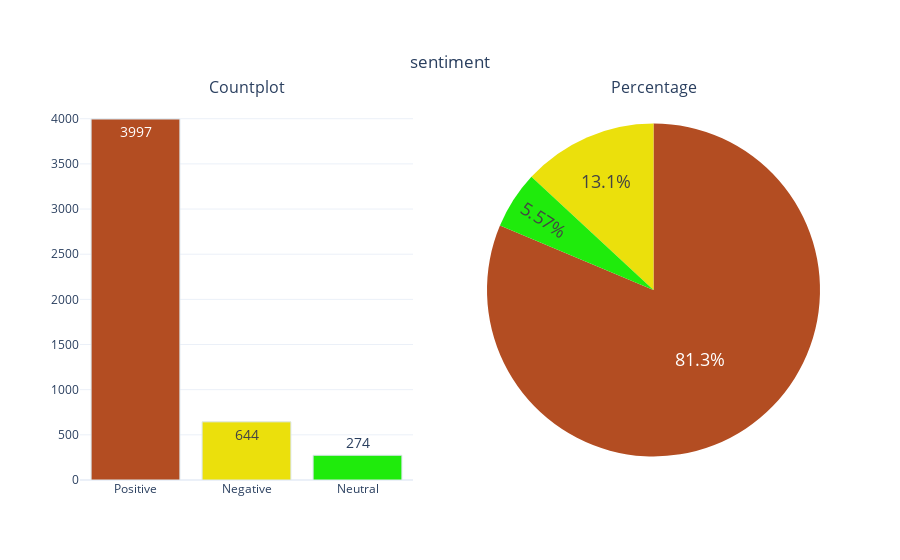

Notebook code for this chart:
### Code cell
categorical_variable_summary(df, 'sentiment')

### Figure 1 — Plotly figure (JSON) as saved in the notebook; plotly's stock layout.template omitted (floating-point values rounded to 4 significant figures)
{"data": [{"marker": {"color": ["#B34D22", "#EBE00C", "#1FEB0C", "#0C92EB", "#EB0CD5"], "line": {"color": "#DBE6EC", "width": 1}}, "name": "sentiment", "showlegend": false, "text": ["3997", "644", "274"], "textfont": {"size": 14}, "textposition": "auto", "type": "bar", "x": ["Positive", "Negative", "Neutral"], "xaxis": "x", "y": [3997, 644, 274], "yaxis": "y"}, {"domain": {"x": [0.55, 1], "y": [0, 1]}, "labels": ["Positive", "Negative", "Neutral"], "marker": {"colors": ["#B34D22", "#EBE00C", "#1FEB0C", "#0C92EB", "#EB0CD5"]}, "name": "sentiment", "showlegend": false, "textfont": {"size": 18}, "textposition": "auto", "type": "pie", "values": [3997, 644, 274]}], "layout": {"annotations": [{"font": {"size": 16}, "showarrow": false, "text": "Countplot", "x": 0.225, "xanchor": "center", "xref": "paper", "y": 1, "yanchor": "bottom", "yref": "paper"}, {"font": {"size": 16}, "showarrow": false, "text": "Percentage", "x": 0.775, "xanchor": "center", "xref": "paper", "y": 1, "yanchor": "bottom", "yref": "paper"}], "title": {"text": "sentiment", "x": 0.5, "xanchor": "center", "y": 0.9, "yanchor": "top"}, "xaxis": {"anchor": "y", "domain": [0, 0.45]}, "yaxis": {"anchor": "x", "domain": [0, 1]}}}
